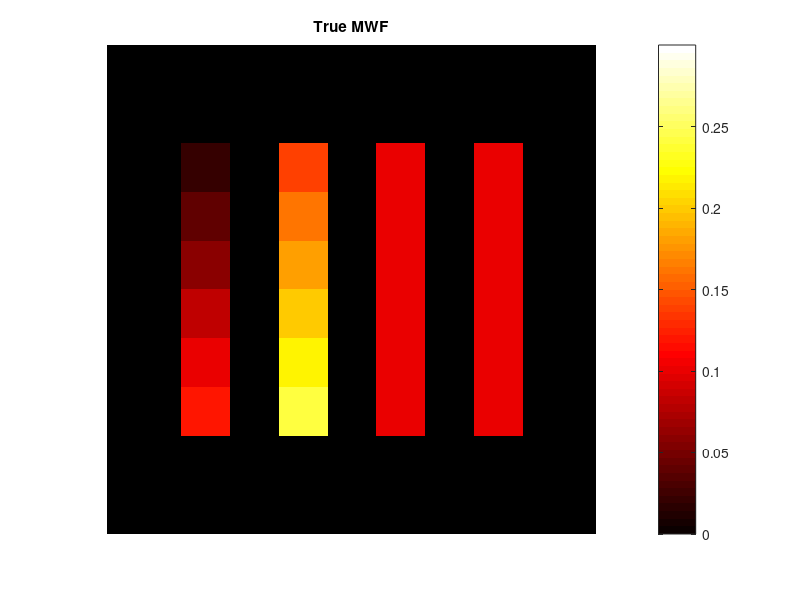
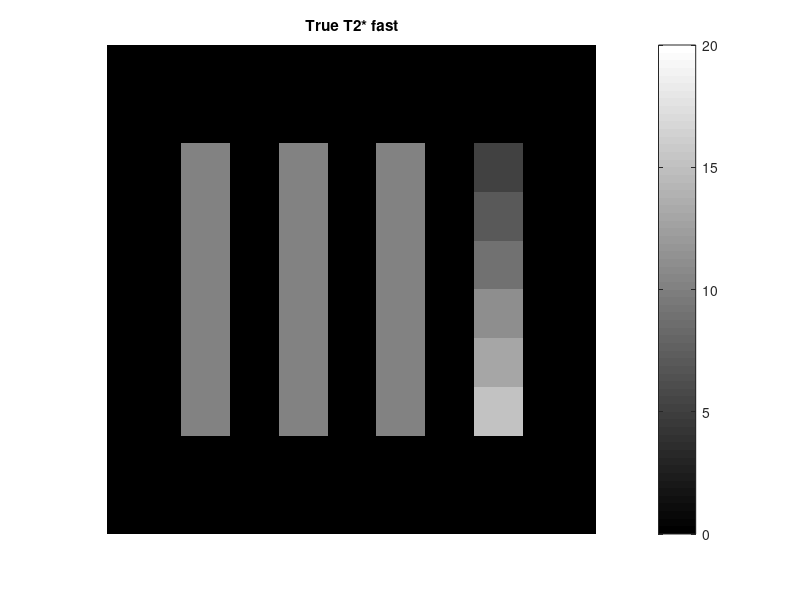
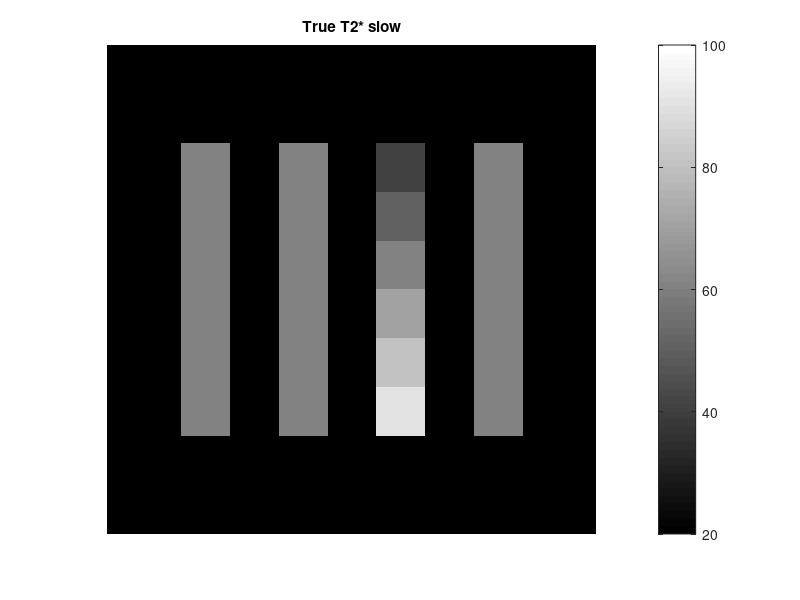

Recreate these plots in MATLAB, in order. (Note: this script raises an error after producing the figures.)

clc, clear, close all

%% 1. make analytic phantom, 
load('figure2_simulation_roi.mat'),
maskall = sum(squeeze(roi(:,:,30,:)),3);
maskall2 = maskall(:,5:84);

xres = 80;
yres = 88;
zres = 10;

iWF1 = [ 0.02:0.02:0.24,       0.10*ones(1,12)     ];
iWF2 = [ 1-[0.02:0.02:0.24],   1-0.10*ones(1,12)   ];

iT21 = [10*ones(1,18) 5:2:15];
iT22 = [60*ones(1,12) 40:10:90 60*ones(1,6)];

WF1 = zeros([xres,yres,zres]);
WF2 = zeros([xres,yres,zres]);

T21 = zeros([xres,yres,zres]);
T22 = zeros([xres,yres,zres]);

roi = roi(:,:,17:17+zres-1,:);
ord_roi = vec(reshape(1:24,[4 6])')';
for rr = 1 : size(roi,4)
    k = ord_roi(rr);
    
    p1 = iWF1(rr);
    p2 = iWF2(rr);
    
    WF1(roi(:,:,:,k)==1) = p1;
    WF2(roi(:,:,:,k)==1) = p2;

    T21(roi(:,:,:,k)==1) = iT21(rr);
    T22(roi(:,:,:,k)==1) = iT22(rr);
end

% plot ground truth
MWFtrue = WF1./(WF1+WF2);
figure, imagesc(MWFtrue(:,5:84,1)), axis off image, colormap hot, caxis([0 0.3]),colorbar, title('True MWF')
figure, imagesc(T21(:,5:84,1)), axis off image, colormap gray, caxis([0 20]),colorbar, title('True T2* fast')
figure, imagesc(T22(:,5:84,1)), axis off image, colormap gray, caxis([20 100]),colorbar, title('True T2* slow')


%% 2. make distributed T2*, logscale,
[xres yres zres] = size(WF1);
te = (0 : 1 : 63)'+ 2;
te = te - 1;
te = permute(te, [2 3 4 1]);
te = repmat(te,[xres,yres,zres,1]);
eres = size(te,4);

MWF_s1 = WF1(:,:,1);
T2S_s1 = T21(:,:,1);
T2L_s1 = T22(:,:,1);
te_s1 = squeeze(te(:,:,1,:));
t2length=120;
t2s = logspace( log10( 1.5 ), log10( 300 ), t2length );

T2S_dist = zeros(xres,yres,t2length);
T2L_dist = zeros(xres,yres,t2length);
T2_dist = zeros(xres,yres,t2length);
for xx = 1:xres
    for yy = 1:yres
        if T2S_s1(xx,yy) > 0
        temp1 = normpdf(t2s,T2L_s1(xx,yy),T2L_s1(xx,yy)*0.1); 
        temp2 = normpdf(t2s,T2S_s1(xx,yy),T2S_s1(xx,yy)*0.1);
        T2L_dist(xx,yy,:) = temp1/sum(temp1);
        T2S_dist(xx,yy,:) = temp2/sum(temp2);
        else
        T2L_dist(xx,yy,:) = 0;
        T2S_dist(xx,yy,:) = 0;            
        end
        %xres yres t2res
        T2_dist(xx,yy,:) =  MWF_s1(xx,yy)*T2S_dist(xx,yy,:) + (1-MWF_s1(xx,yy))*T2L_dist(xx,yy,:);
    end
end

t2s_rep = repmat(permute(t2s,[1 3 2]),xres,yres,1);
comp_sig = zeros(80,88,eres);
for xx = 1:xres
    for yy = 1:yres
        for tett = 1:eres
            comp_sig(xx,yy,tett) = sum(T2_dist(xx,yy,:) .* exp(-te_s1(xx,yy,tett)./t2s_rep(xx,yy,:))); 
        end
    end
end


%% 3.noise addition
sig_xyzt = repmat(permute(comp_sig,[1,2,4,3]),1,1,zres,1);
sig_xyzt = sig_xyzt./max(sig_xyzt(:));
Nx=xres; Ny=yres; Nz=zres; Nt=64;
snr_in = [300:-20:60].'/1.666666; 
Nsnr = length(snr_in);
noi_matrix = zeros(Nx, Ny, Nz, Nt, Nsnr);
for nn = 1:Nsnr
    noi_matrix(:,:,:,:,nn) = randn(Nx, Ny, Nz, Nt)./snr_in(nn);
end
sig_xyzt_noi = zeros(Nx, Ny, Nz, Nt, Nsnr);
for nn = 1:Nsnr
    sig_xyzt_noi(:,:,:,:,nn) = abs(sig_xyzt(:,:,:,:)+noi_matrix(:,:,:,:,nn));
end
noi_std = zeros(Nsnr,1);
for nn = 1:Nsnr
    noi_std(nn) = std(vec(abs(noi_matrix(:,:,:,1,nn))));
end
snr_out = zeros(1,Nsnr).';
for nn = 1:Nsnr
    snr_out(nn) = mean(vec(sig_xyzt_noi(34:34+3,18:18+3,1,1,nn)))./std(vec(sig_xyzt_noi(3:13,3:13,1,1,nn)));
end
sig_xyzt_noi2 = sig_xyzt_noi(:,:,:,1:32,:);
[xres yres zres eres Nsnr] = size(sig_xyzt_noi2);


%% 4. magnitude model-based MWF
te_m3c = squeeze(te_s1(1,1,1:32))/1000;
rmap_xyzfs = zeros(xres,yres,zres,7,Nsnr);
for nsnr = 6:6
for sn = 1:1
        rmap_xyf = zeros(xres,yres,7);

        im_xye = squeeze(sig_xyzt_noi2(:,:,sn,:,nsnr));
        [xres yres eres] = size(im_xye);
        im_xye(isnan(im_xye)) = 0;
        im_xye(isinf(im_xye)) = 0;        
        
        mask = squeeze(sqrt(sum(abs(sig_xyzt_noi2(:,:,sn,1,nsnr)).^2,4)));
        mask(mask<mean(mask(:))) = 0;
        mask(mask>0) = 1;
        mask0 = reshape(squeeze(mask(:,:)),xres*yres,1);
        
        ten = te_m3c(1:eres);             
        tolvalue=1e-5;
        options = optimset('display','off','Tolx',tolvalue,'TolFun',tolvalue);
        
        sig_tmp = abs(reshape(squeeze(double((im_xye(:,:,1:eres)))),xres*yres,eres));
        rmap_xy = zeros(xres*yres,7);   
        
        parfor yy = 1:yres*xres
            if mask0(yy)>0
                sig = (squeeze(sig_tmp(yy,1:eres)))';
                
                lvf = double([0   0   0     1/.024  1/.150  1/.150]);
                dvf = double([.1 .6  .3     1/.010  1/.064  1/.048]);
                uvf = double([2   2   2     1/.003  1/.024  1/.024]);        
                
                [xc lsq] = lsqnonlin(@(x)tfunc_m3c(x,double(ten),double(sig/abs(sig(1)))),dvf,lvf,uvf,options);
                
                xcomp = xc(1:6);
                xcomp([1 2 3]) = xcomp([1 2 3])*abs(sig(1));        
                sigfc = real(xcomp(1))*exp(-ten*xcomp(4)) + real(xcomp(2))*exp(-ten*xcomp(5)) + real(xcomp(3))*exp(-ten*xcomp(6));
                lsq = sqrt(sum((abs(sigfc)-abs(sig)).^2));
                
                rmap_xy(yy,:)=[xcomp lsq]; 
            end
        end
        rmap_xyf(:,:,:) = reshape(rmap_xy,xres,yres,7);        
        rmap_xyzfs(:,:,sn,:,nsnr) = rmap_xyf;
end
end

zsl = 1;
IWm3c = squeeze(rmap_xyzfs(:,:,zsl,3,:));
AWm3c = squeeze(rmap_xyzfs(:,:,zsl,2,:));
MWm3c = squeeze(rmap_xyzfs(:,:,zsl,1,:));
MWFm3c = MWm3c./(IWm3c+AWm3c+MWm3c);

%remove Nan, Inf
MWFm3c(isnan(MWFm3c)) = 0; MWFm3c(isinf(MWFm3c)) = 0;

%roi anlysis for square boxes
for nn = 1:Nsnr
for rr = 1:24
     temp1 = sort(vec(MWFm3c(:,:,nn).*roi(:,:,zsl,rr)),'descend');
     MWFm3c_roi_mean(rr,nn) = mean(temp1(1:64))*100;
     MWFm3c_roi_std(rr,nn) = std(temp1(1:64))*100;   
end
end

%plot
figure,
for ss = 6:6
subplot(1,2,1*2-1), errorbar(MWFm3c_roi_mean([1:4:21,2:4:22],ss),MWFm3c_roi_std([1:4:21,2:4:22],ss)), hold on, plot([1:1:12],[2:2:24]),
set(gca,'LineWidth',1,'XTick',[0:1:13],'YTick',[0:1:13]*2), grid off, axis square, axis([0 13 0 26]), title('Magnitude model-based MWF, ROI#1~12');
subplot(1,2,1*2), errorbar(MWFm3c_roi_mean([3:4:23,4:4:24],ss),MWFm3c_roi_std([3:4:23,4:4:24],ss)), hold on, plot([1:1:12],ones(1,12)*10);
set(gca,'LineWidth',1,'XTick',[0:1:13],'YTick',[0:1:13]*2), grid off, axis square, axis([0 13 0 26]), title('Magnitude model-based MWF, ROI#13~24');
end
figure, imagesc(MWFm3c(:,5:84,6).*maskall2), axis off image, colormap hot, caxis([0 0.3]),colorbar, title('Magnitude model-based MWF map')


%% 5. rPCA-MWF
sn=1;
sig_xyzt_noi2 = sig_xyzt_noi(:,:,:,1:32,:);
[xres yres zres eres Nsnr] = size(sig_xyzt_noi2);

sig_rpca = sig_xyzt_noi2;
te_rpca = repmat(reshape(te_s1,[80,88,1,64]),1,1,10,1,Nsnr);
temp_rpca2 = zeros(xres,yres,zres,eres,3,Nsnr);

% min || X - L1 - L2 - S ||2 + ||L1||* + ||L2||* + ||S||1
% im_rpca   mGRE images        (input.im) 
% L1        mGRE images        (input.im) 
% L2        mGRE images        (input.im) 
% S         mGRE images        (input.im) 

for nn = 6:6    
im_rpca = abs(sig_rpca(:,:,:,1:1:32,nn));
te_rpca2 = te_rpca(:,:,:,1:1:32,nn)/1000;

delta =  1e-2;       
delta1 = 1e-2;       
num_iter = 1e2;        
tol_update = 1e-4;  
nlr = [1 1 10];     
sth = 0.0;           
scale =  3;         
L_hank = 16;                      
nb = 4;              
nr2 = 2;

N = size(im_rpca);
np = prod(N)/N(4);
nplr = prod(nlr);

% make mask for minimization
msk = abs(im(:,:,:,1)); msk(msk<0.1*max(msk(:))) = 0; msk(msk~=0) = 1;
msk = repmat(msk,[1 1 1 N(4)]);

% Pre-Whitening function
cmp = 1*exp(1000*te_rpca2/scale).^1;
L = zeros(N);

for iz = 1 : floor(N(3)/nlr(3))
    pos(3) = nlr(3) * (iz-1) + 1;
    zp = pos(3) : (pos(3) + nlr(3) - 1);
    for ix = 1 : floor(N(1)/nlr(1))
        pos(1) = nlr(1) * (ix-1) + 1;
        xp = pos(1) : (pos(1) + nlr(1) - 1);
        for iy = 1 : floor(N(2)/nlr(2))
            pos(2) = nlr(2) * (iy-1) + 1;
            yp = pos(2) : (pos(2) + nlr(2) - 1);
            greC = im_rpca(xp,yp,zp,:).*cmp(xp,yp,zp,:);
            qtmp_hankel = genHankel_matrix(reshape(greC ,[nplr,N(4)]), L_hank);
            [uu,ss,vv] = svd(qtmp_hankel);
            [W,H] = seminmf(qtmp_hankel, nb);
            sol = W(:,1:1) * H(1:1,:);
            L(xp,yp,zp,:) = reshape(pons_matrix(sol,(N(4)-L_hank+1)),...
                [nlr(1) nlr(2) nlr(3) N(4)]) ./ cmp(xp,yp,zp,:);
        end
    end
end
L2 = im_rpca - L;

X(:,:,:,:,1) = L;  
X(:,:,:,:,2) = L2*ss(1,1)./ss(2,2);     
X(:,:,:,:,3) = 0;           

Z = X.*0;
U = X.*0;

L_hankel1 = L_hank;
hsize1 = (N(4)-L_hankel1+1);
L_hankel2 = L_hank;
hsize2 = (N(4)-L_hankel2+1);
delta =  5e-1 *50;       
delta1 = 5e-1 *50;    

for t = 1:5        
    if t == 1
        ru = [1 1 1]-1;
    else
        ru = [randi(nlr(1)) randi(nlr(2)) 1]-1;
    end    
    Z = Z.* 0;
    for iz = 1 : floor((N(3) - ru(3))/nlr(3))        
        pos(3) = ru(3) + nlr(3) * (iz-1) + 1;
        zp = pos(3) : (pos(3) + nlr(3) - 1);        
        for ix = 1 : floor((N(1) - ru(1))/nlr(1))            
            pos(1) = ru(1) + nlr(1) * (ix-1) + 1;
            xp = pos(1) : (pos(1) + nlr(1) - 1);            
            for iy = 1 : floor((N(2) - ru(2))/nlr(2))                
                pos(2) = ru(2) + nlr(2) * (iy-1) + 1;
                yp = pos(2) : (pos(2) + nlr(2) - 1);
                qtmp_hankel = genHankel_matrix(reshape((X(xp,yp,zp,:,1) + 1/delta * U(xp,yp,zp,:,1))...
                    ,[nplr,N(4)]) , L_hankel1);
                [u,s,v] = svd(qtmp_hankel,0);
                Z(xp,yp,zp,:,1) = reshape(pons_matrix(u(:,1:1) * s(1:1,1:1) * v(:,1:1)',hsize1)...
                    ,[nlr(1) nlr(2) nlr(3) N(4)]);
                qtmp_hankel2 = genHankel_matrix(reshape((X(xp,yp,zp,:,2) + 1/delta1 * U(xp,yp,zp,:,2))...
                    ,[nplr,N(4)]) , L_hankel2);
                [u,s,v] = svd(qtmp_hankel2,0);
                Z(xp,yp,zp,:,2) = reshape(pons_matrix(u(:,1:2) * s(1:2,1:2) * v(:,1:2)',hsize2)...
                    ,[nlr(1) nlr(2) nlr(3) N(4)]);
            end
        end
    end    
    Z(:,:,:,:,3) = shrinkr(X(:,:,:,:,3) + 1/delta * U(:,:,:,:,3),sth);    
    if t ~=0
        X_prev = X;
        X(:,:,:,:,1) = ((im_rpca - X_prev(:,:,:,:,2) - X_prev(:,:,:,:,3))...
            - U(:,:,:,:,1) + delta * Z(:,:,:,:,1))/ (1 + delta);
        X(:,:,:,:,2) = ((im_rpca - X(:,:,:,:,1) - X_prev(:,:,:,:,3))...
            - U(:,:,:,:,2) + delta1 * Z(:,:,:,:,2))/ (1 + delta1);
        X(:,:,:,:,3) = ((im_rpca - X(:,:,:,:,1) - X(:,:,:,:,2))...
            - U(:,:,:,:,3) + delta * Z(:,:,:,:,3))/ (1 + delta);
        nlr = randi([2 8],1,2);
        nlr = [nlr, 2];
        nplr = prod(nlr);
    end     
    x_update = 100 * norm(X(:)-X_prev(:)) / norm(X_prev(:));
    if x_update < tol_update
        break
    end
end

[temp_rpca] = mwi_rpca_pw_v2(input);
temp_rpca = real(temp_rpca);
temp_rpca2(:,:,:,:,:,nn) = temp_rpca;
end
temp_rpca2(temp_rpca2<0) = 0;
temp_rpca2(isnan(temp_rpca2)) = 0;
temp_rpca2(isinf(temp_rpca2)) = 0;

mask = squeeze(sqrt(sum(abs(sig_xyzt_noi2(:,:,sn,1,Nsnr)).^2,4)));
mask(mask<mean(mask(:))) = 0;
mask(mask>0) = 1;

zsl = 5;
AWrpca = squeeze((temp_rpca2(:,:,zsl,1,1,:)));
MWrpca = squeeze((temp_rpca2(:,:,zsl,1,2,:)));
Srpca = squeeze((temp_rpca2(:,:,zsl,1,3,:)));
MWFrpca = MWrpca./(AWrpca+MWrpca);

%remove Nan, Inf
MWFrpca(isnan(MWFrpca)) = 0; MWFrpca(isinf(MWFrpca)) = 0;

%roi anlysis for square boxes
for nn = 1:Nsnr
for rr = 1:24
     temp1 = sort(vec(MWFrpca(:,:,nn).*roi(:,:,zsl,rr)),'descend');
     MWFrpca_roi_mean(rr,nn) = mean(temp1(1:64))*100;
     MWFrpca_roi_std(rr,nn) = std(temp1(1:64))*100;   
end
end

%plot
figure,
for ss = 6:6
subplot(1,2,1*2-1), errorbar(MWFrpca_roi_mean([1:4:21,2:4:22],ss),MWFrpca_roi_std([1:4:21,2:4:22],ss)), hold on, plot([1:1:12],[2:2:24]),
set(gca,'LineWidth',1,'XTick',[0:1:13],'YTick',[0:1:13]*2), grid off, axis square, axis([0 13 0 26]), title('rPCA-MWF, ROI#1~12');
subplot(1,2,1*2), errorbar(MWFrpca_roi_mean([3:4:23,4:4:24],ss),MWFrpca_roi_std([3:4:23,4:4:24],ss)), hold on, plot([1:1:12],ones(1,12)*10);
set(gca,'LineWidth',1,'XTick',[0:1:13],'YTick',[0:1:13]*2), grid off, axis square, axis([0 13 0 26]), title('rPCA-MWF, ROI#13~24');
end
figure, imagesc(MWFrpca(:,5:84,6).*maskall2), axis off image, colormap hot, caxis([0 0.3]),colorbar, title('rPCA-MWF map')


